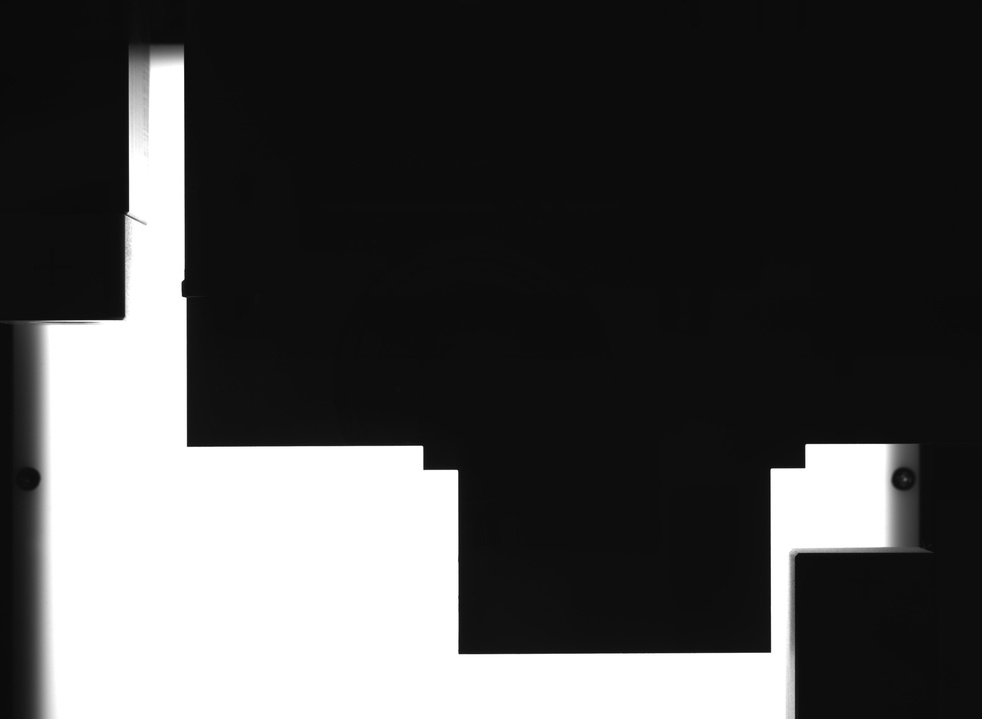
//> input picture openCV_prac/Image.jpg, 982 x 719 px, shrunk from 4096 x 3000 before the run, given in place of the camera
$ ./cam   (built with g++ and OpenCV 4)
//> lines starting //> are read from the running program, lines starting //| are printed output that depends on the picture; after the words box and inside, x2 and y2 are one past the last pixel; in counts of white or black regions, pixels touching at a corner belong together
#include <opencv2/opencv.hpp>
using namespace cv;

int main(int, char)
{
	VideoCapture cap(0); // 0번 카메라(기본 웹캠) 열기
	if (!cap.isOpened()) return -1;

	Mat edges;	// 결과 담을 이미지
	namedWindow("edges", 1);	// 창 생성

	for (;;)
	{
		Mat frame;
		cap >> frame; // 카메라에서 한 프레임 읽어 frame에 저장
//> frame is the input picture: 719 rows x 982 cols, CV_8UC3; min 6, max 255, mean 75.7
		cvtColor(frame, edges, COLOR_BGR2GRAY); // 컬러 -> 흑백
		GaussianBlur(edges, edges, Size(7, 7), 1.5, 1.5); // 가우시안 블러(노이즈 제거)
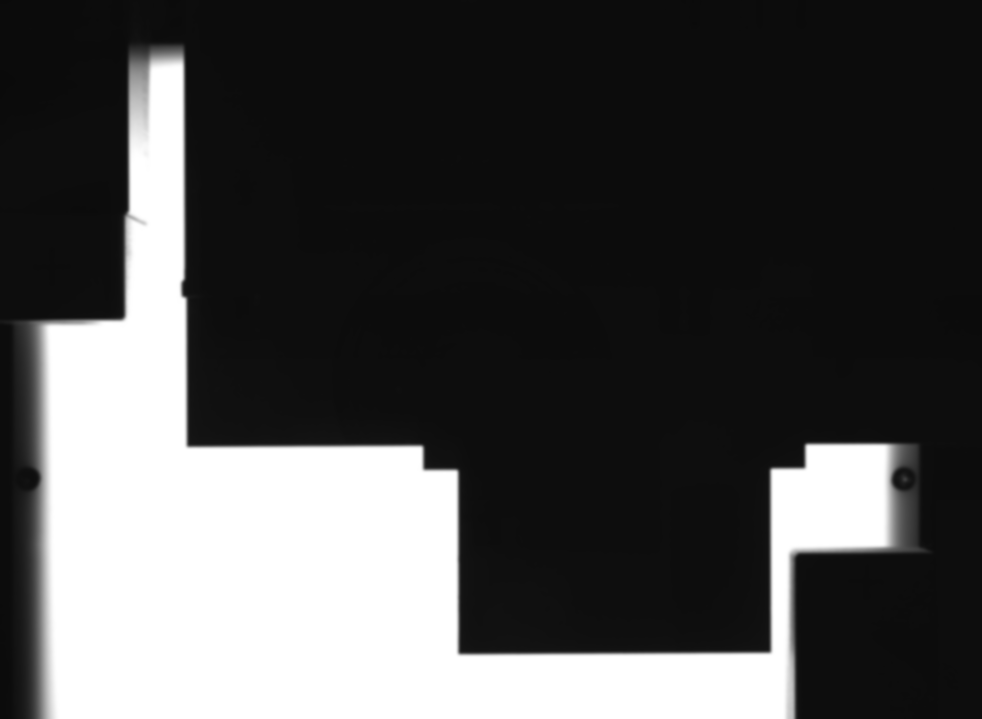
//> edges: 719 rows x 982 cols, CV_8UC1; min 10, max 255, mean 75.7
		Canny(edges, edges, 0, 30, 3); // Canny Edge 검출(윤곽선만 추출) -> 경계선(밝기 급변 지점) 검출. 0, 30은 임계값, 3은 커널 크기
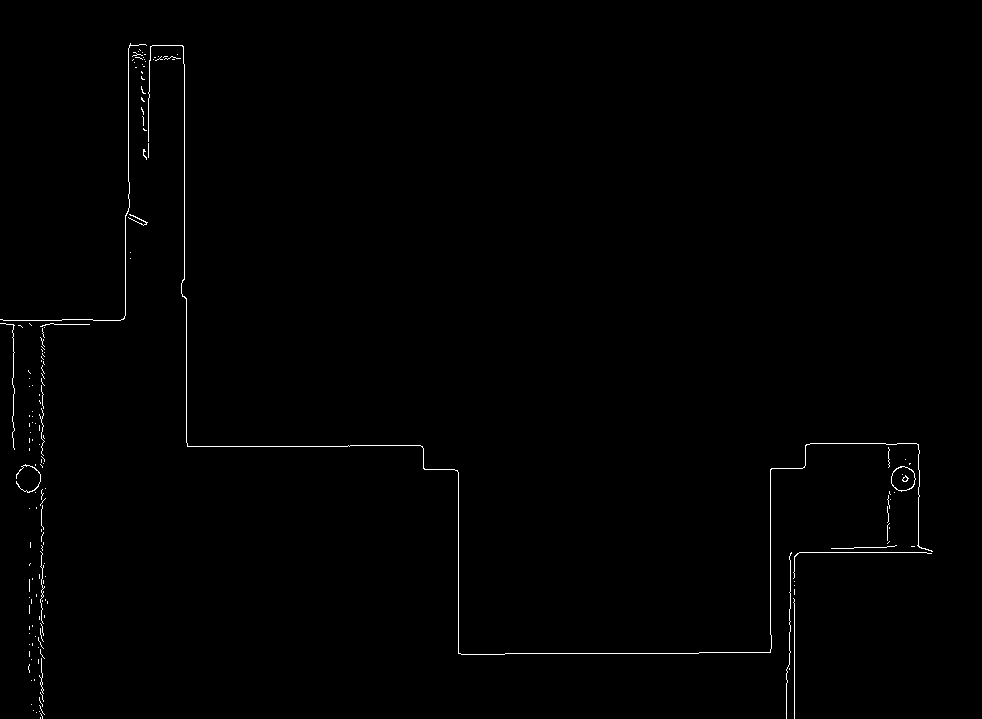
//> edges: 719 rows x 982 cols, CV_8UC1; 0.57% white in thin lines or dots, all inside (x1, y1, x2, y2) = (0, 43, 933, 719)
		imshow("edges", edges); // 창에 표시
		if (waitKey(30) >= 0)	// 프레임당 30ms 대기 -> 약 초당 33프레임. 이게 있어야 imshow 창이 실제로 그려짐(필수)
//> the Esc key is pressed
			break;				// 키 입력 있으면 [>= 0] 이 참 -> 루프 탈출
	}
	return 0;
}
